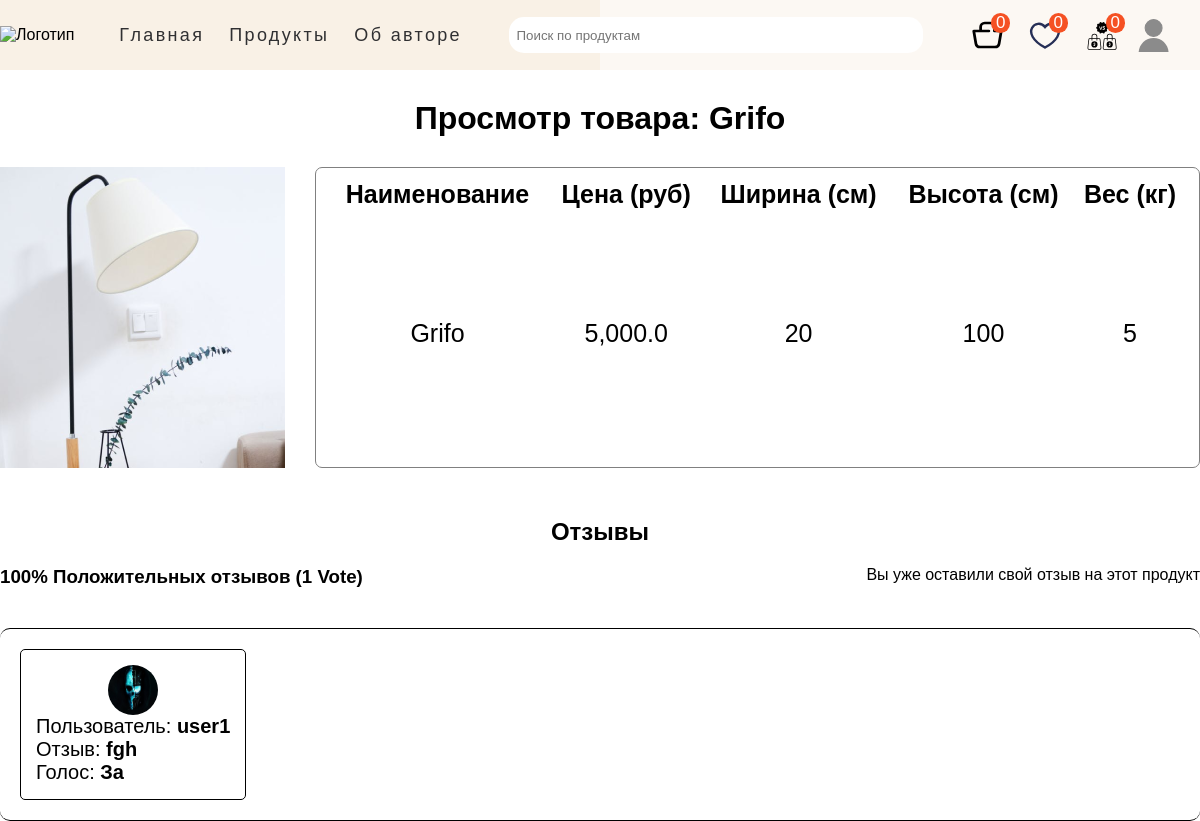
The page /products/product/8/grifo (signed in) on the database its author committed.
### main_page/models.py (models this page shows, shortened)
class Menu(models.Model):
    title = models.CharField(max_length=50)
    url = models.CharField(max_length=100)
    class Meta:
        verbose_name = 'Меню'
        verbose_name_plural = 'Меню'

class Product(models.Model):
    category = models.ForeignKey(Category, on_delete=models.CASCADE, null=True,
                                 verbose_name='Категория')
    name = models.CharField(max_length=50, db_index=True, verbose_name='Наименование', null=True)
    slug = models.SlugField(max_length=100, db_index=True, null=True, verbose_name='Слаг')
    description = models.TextField(max_length=350, verbose_name='Описание', null=True)
    img = models.ImageField(upload_to='main_page/images', verbose_name='Изображение', null=True)
    width = models.CharField(max_length=10, verbose_name='Ширина (см)', null=True)
    height = models.CharField(max_length=10, verbose_name='Высота (см)', null=True)
    weight = models.CharField(max_length=10, verbose_name='Вес (кг)', null=True)
    price = models.FloatField(max_length=6, verbose_name='Цена (руб)', null=True)
    discount_price = models.CharField(max_length=10, null=True, verbose_name='Цена со скидкой')
    start_date = models.DateTimeField(null=True, blank=True, verbose_name='Дата старта распродажи')
    end_date = models.DateTimeField(null=True, blank=True, verbose_name='Дата окончания распродажи')
    availability_status = models.ForeignKey(ProductAvailability, on_delete=models.CASCADE, null=True, verbose_name='Наличие')
    vote_total = models.IntegerField(default=0, null=True, blank=True)
    vote_ratio = models.IntegerField(default=0, null=True, blank=True)
    created = models.DateTimeField(auto_now_add=True, null=True)
    updated = models.DateTimeField(auto_now=True, null=True)
    cart_prods = models.ForeignKey(ShoppingCart, on_delete=models.CASCADE, null=True)
    class Meta:
        ordering = ('name', '-vote_ratio', '-vote_total')
        index_together = ('id', 'slug',)
        verbose_name = 'Товар'
        verbose_name_plural = 'Товары'
    def reviewers(self):
        queryset = self.review_set.all().values_list('owner_id', flat=True)
        return queryset

class Review(models.Model):
    VOTE_TYPE = (
        ('За', 'Голос за'),
        ('Против', 'Голос против')
    )
    owner = models.ForeignKey(Profile, on_delete=models.CASCADE, verbose_name='Автор')
    product = models.ForeignKey(Product, on_delete=models.CASCADE, verbose_name='Отзыв на')
    body = models.TextField(null=True, blank=True, verbose_name='Комментарий')
    value = models.CharField(max_length=200, choices=VOTE_TYPE, verbose_name='Голос', null=True)
    created = models.DateTimeField(auto_now_add=True, verbose_name='Создан')
    class Meta:
        unique_together = [['owner', 'product'], ]
        verbose_name = 'Отзыв'
        verbose_name_plural = 'Отзывы'

### users/models.py (models this page shows)
class Profile(models.Model):
    user = models.OneToOneField(User, on_delete=models.CASCADE, blank=True, null=True)
    name = models.CharField(max_length=100, blank=True, null=True)
    username = models.CharField(max_length=100, blank=True, null=True)
    email = models.EmailField(max_length=100, blank=True, null=True)
    img = models.ImageField(upload_to='profiles/', blank=True, null=True, default='profile/user-default.png')
    created = models.DateTimeField(auto_now_add=True)
    def __str__(self):
        return f'{self.user}'

### main_page/views.py (the view, shortened to what this page needs)
# urls.py: path('product/<int:prod_id>/<slug:slug>', views.product_detail, name='product_detail'),
@login_required
def product_detail(request, prod_id, slug):
    menu = Menu.objects.all()
    product = Product.objects.get(id=prod_id, slug=slug)
    cart_prods_counter = request.user.shoppingcart_set.all()
    favourite_prods_counter = request.user.favourite_set.all()
    compare_prods_counter = request.user.compare_set.all()
    if request.user.is_staff or request.user.is_superuser:
        if request.method == 'GET':
            form_prod = ProductForm(instance=product)
            context = {
                'menu': menu,
                'product': product,
                'form_prod': form_prod,
                'cart_prods_counter': cart_prods_counter,
                'favourite_prods_counter': favourite_prods_counter,
                'compare_prods_counter': compare_prods_counter
            }
            return render(request, 'main_page/edit_prod.html', context)
        else:
            try:
                form_prod = ProductForm(request.POST, instance=product)
                form_prod.save()
                return redirect('main_page:index')
            except ValueError:
                context = {
                    'product': product,
                    'menu': menu,
                    'cart_prods_counter': cart_prods_counter,
                    'favourite_prods_counter': favourite_prods_counter,
                    'compare_prods_counter': compare_prods_counter
                }
                return render(request, 'main_page/edit_prod.html', context)
    else:
        if request.method == 'GET':
            form_review = ReviewForm(request.GET)
            user_reviews = product.review_set.all()
            user_prof_data = request.user.profile
            context = {
                'product': product,
                'form_review': form_review,
                'menu': menu,
                'user_reviews': user_reviews,
                'user_prof_data': user_prof_data,
                'cart_prods_counter': cart_prods_counter,
                'favourite_prods_counter': favourite_prods_counter,
                'compare_prods_counter': compare_prods_counter
            }
            return render(request, 'main_page/view_prod.html', context)

### main_page/forms.py
class ReviewForm(ModelForm):
    class Meta:
        model = Review
        fields = ['body', 'value']
    def __init__(self, *args, **kwargs):
        super().__init__(*args, **kwargs)
        for field in self.fields.values():
            field.widget.attrs.update({'class': 'input'})

### templates/main_page/view_prod.html (shortened to what this page needs)
{% extends 'main_page/base.html' %}
{% load static %}
{% block css %}
    <link rel="stylesheet" href="{% static 'css/view_prod.css' %}">
{% endblock %}
{% block content %}
    <h1>Просмотр товара: <b>{{ product.name }}</b></h1>
    <section class="content">
        <div class="view-product">
            <img src="{{ product.img.url }}" alt="">
            <table class="specific-product-table">
                <thead>
                <tr class="row-titles">
                    <th class="product-name">Наименование</th>
                    <th class="product-price">Цена (руб)</th>
                    <th class="product-width">Ширина (см)</th>
                    <th class="product-height">Высота (см)</th>
                    <th class="product-weight">Вес (кг)</th>
                </tr>
                </thead>
                <tbody>
                <tr>
                    <td><p>{{ product.name }}</p></td>
                    <td><p>{{ product.price }}</p></td>
                    <td><p>{{ product.width }}</p></td>
                    <td><p>{{ product.height }}</p></td>
                    <td><p>{{ product.weight }}</p></td>
                </tr>
                </tbody>
            </table>
        </div>
    </section>
    <section class="feedback-content">
        <h2 class="container">Отзывы</h2>
        <div class="feedback_info container">
            <h3 class="feedback-rating">
                {{ product.vote_ratio }}% Положительных отзывов
                ({{ product.vote_total }} Vote{{ product.vote_total | pluralize:'s' }})
            </h3>
            <div class="create-feedback">
                {% if request.user.profile.id in product.reviewers %}
                    <p>Вы уже оставили свой отзыв на этот продукт</p>
                {% else %}
                    <a href="{% url 'login' %}"></a>
                {% endif %}
            </div>
        </div>
        <div class="feedback-wrapper container">
            <div class="feedbacks-tape">
                {% for review in user_reviews %}
                    {% if review.body %}
                        <div class="feedback__item">
                            <div class="avatar-block">
                                <img src="{{ user_prof_data.img.url }}" height="50" width="50" alt="Фото профиля">
                            </div>
                            <div class="feedback-description">
                                <p>Пользователь: <b>{{ review.owner }}</b></p>
                                <p>Отзыв: <b>{{ review.body | linebreaksbr }}</b></p>
                                <p>Голос: <b>{{ review.value }}</b></p>
                            </div>
                        </div>
                    {% endif %}
                {% endfor %}
            </div>
        </div>
    </section>
{% endblock %}

### templates/main_page/base.html (shortened to what this page needs)
<!DOCTYPE html>
{% load static %}
<html lang="en">
<head>
    <link rel="stylesheet" href="{% static 'css/base.css' %}">
    <link rel="stylesheet" href="{% static 'fonts/Gilroy-Medium.woff' %}">
    {% block css %} {% endblock %}
</head>
<body>
    <header class="page-header">
        <div class="page-header__wrapper container">
            <nav class="site-nav page-header__site-nav">
                <div class="page-header__logo">
                    <a href="{% url 'home_page' %}">
                        <img src="{% static 'main_page/funiro-logo.svg' %}" alt="Логотип">
                    </a>
                </div>
                <ul class="site-nav__list">
                    {% for item in menu %}
                        <li class="site-nav__item"><a href="{{ item.url }}">{{ item.title }}</a></li>
                    {% endfor %}
                </ul>
            </nav>
            <div class="site-nav__search-block">
                <form action="{% url 'main_page:index' %}" method="get">
                    <div class="form_field">
                        <input class="search-bar" id="formInput#search" type="text" name="search_query"
                               value="{{ search_query }}" placeholder="Поиск по продуктам"/>
                    </div>
                </form>
            </div>
            <div class="user-nav__user-block">
                {% if user.is_authenticated %}
                    <div class="user-nav__shop_block">
                        <span class="cart-counter">{{ cart_prods_counter.count }}</span>
                        <span class="favourite-counter">{{ favourite_prods_counter.count }}</span>
                        <span class="compare-counter">{{ compare_prods_counter.count }}</span>
                        <a href="{% url 'cart:cart' %}"><img src="{% static 'main_page/shop_cart.svg' %}"
                                                             height="32" width="33" alt="Корзина товаров">
                        </a>
                        <a href="{% url 'favourites:all_products' %}"><img src="{% static 'main_page/favourites-icon.svg' %}"
                                                                           width="32" height="33" alt="Избранное">
                        </a>
                        <a href="{% url 'compare:all_compare' %}"><img src="{% static 'main_page/compare.svg' %}"
                                                                       width="32" height="33" alt="Избранное">
                        </a>
                    </div>
                    <div class="user-nav__profile">
                        <a class="user-nav__logo" id="user-icon" href="{% url 'main_page:index' %}">
                            <img src="{% static 'main_page/user_logo.svg' %}"
                                 width="32" height="33" alt="Пользователь">
                        </a>
                    </div>
                {% else %}
                    <ul class="user-nav__user-auth">
                        <li><a href="{% url 'signup' %}">Зарегистрироваться</a></li>
                        <li><a href="{% url 'login' %}">Войти</a></li>
                    </ul>
                {% endif %}
            </div>
        </div>
    </header>
{% block content %}{% endblock %}
</body>
</html>

### main_page/static/css/base.css (style rules this page uses)
html, body { height: 100%; }
body { padding: 0; margin: 0; font-family: 'Gilroy Medium', 'Arial', sans-serif; background-color: #ffffff; }
.page-header { left: 0; background-image: url("../main_page/main-back-2.png"), url("../main_page/main-back-1.png"); background-size: 50% 100%, 50% 100%; background-repeat: no-repeat, no-repeat; background-position: left, right; }
h1, h2, h3, p { margin: 0; padding: 0; }
.container { max-width: 1240px; min-width: 320px; margin: 0 auto; box-sizing: border-box }
a { text-decoration: none; color: black; cursor: pointer; }
.page-header { position: sticky; top: 0; z-index: 100; }
ul { margin: 0; padding: 0; }
.page-header { background-color: lightgray; }
.page-header__wrapper { display: flex; flex-wrap: wrap; justify-content: space-between; align-items: center; height: 70px; }
.page-header__site-nav { display: flex; align-items: center; }
.site-nav__list { display: flex; margin-left: 20px; list-style: none; }
.site-nav__search-block { position: relative; }
.site-nav__search-block input { width: 400px; height: 30px; border-radius: 15px; padding: 3px 7px 3px 7px; border: none; }
.site-nav__item, .user-nav__logo { margin: 15px 0 15px 0; padding-left: 25px; }
.site-nav__item a { font-size: 18px; line-height: 19px; color: #303032; letter-spacing: .13em; }
.user-nav__user-block { display: flex; align-items: center; }
.user-nav__logo { margin: 0; padding: 0; }
.user-nav__profile { display: flex; justify-content: center; flex-direction: column; align-items: center; margin-right: 30px; }
.user-nav__profile { position: relative; display: block; }
.user-nav__shop_block { display: flex; position: relative; margin-right: 20px; }
.user-nav__shop_block a:not(:last-child) { margin-right: 25px; }
.user-nav__shop_block span { position: absolute; text-transform: uppercase; font-size: 17px; padding: 0 5px 0 5px; border-radius: 100%; color: white; background-color: #f55123; }
.cart-counter { top: -6px; left: 20px; }
.favourite-counter { top: -6px; right:50px; }
.compare-counter { top: -6px; right: -7px; }

### main_page/static/css/view_prod.css (style rules this page uses)
* { margin: 0; padding: 0; }
h1 { text-align: center; padding: 30px 0 30px 0; }
.content { max-width: 1200px; margin: auto; font-size: 25px; }
.view-product { display: flex; }
a { text-decoration: none; color: black; cursor: pointer; }
img { display: block; margin: auto; }
.specific-product-table { width: 100%; margin: 0 0 0 30px; padding: 10px; text-align: center; border: 1px solid rgb(128, 128, 128); border-radius: 7px; }
.feedback-content { margin-top: 50px; }
.feedback-content h2 { text-align: center; padding: 0 0 20px 0; }
.feedback_info { display: flex; justify-content: space-between; }
.feedback-rating { text-align: center; padding-bottom: 10px; }
.feedback-wrapper { margin-top: 30px; padding: 20px; border-top: 1px solid black; border-bottom: 1px solid black; border-radius: 10px; }
.feedbacks-tape { display: flex; flex-wrap: wrap; }
.feedback__item { border: 1px solid black; padding: 15px; border-radius: 5px; margin-right: 20px; }
.feedback-description p { font-size: 20px; }
.avatar-block img { border-radius: 100%; }

### rows shown on the page
Menu: title "Главная"
Menu: title "Продукты"
Menu: title "Об авторе"
Product: name "Grifo", img (picture), price "5,000.0", width "20", height "100", weight "5", vote_ratio "100", vote_total "1"
Review: img (picture), owner "user1", body "fgh", value "За"

### other values the page prints
{{ cart_prods_counter.count }} "0"
{{ favourite_prods_counter.count }} "0"
{{ compare_prods_counter.count }} "0"
